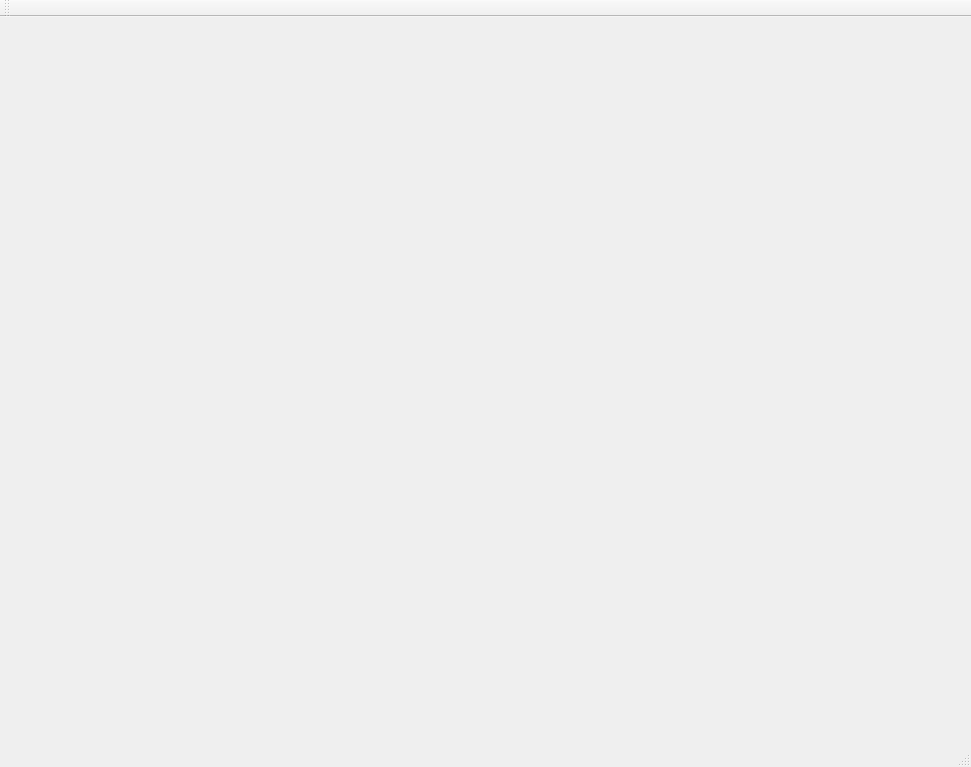
<?xml version="1.0" encoding="UTF-8"?>
<ui version="4.0">
 <class>MainWindow</class>
 <widget class="QMainWindow" name="MainWindow">
  <property name="geometry">
   <rect>
    <x>0</x>
    <y>0</y>
    <width>971</width>
    <height>767</height>
   </rect>
  </property>
  <property name="windowTitle">
   <string>MainWindow</string>
  </property>
  <widget class="QWidget" name="centralWidget"/>
  <widget class="QMenuBar" name="menuBar">
   <property name="geometry">
    <rect>
     <x>0</x>
     <y>0</y>
     <width>971</width>
     <height>23</height>
    </rect>
   </property>
  </widget>
  <widget class="QToolBar" name="mainToolBar">
   <attribute name="toolBarArea">
    <enum>TopToolBarArea</enum>
   </attribute>
   <attribute name="toolBarBreak">
    <bool>false</bool>
   </attribute>
  </widget>
  <widget class="QStatusBar" name="statusBar"/>
 </widget>
 <layoutdefault spacing="6" margin="11"/>
 <resources/>
 <connections/>
</ui>
